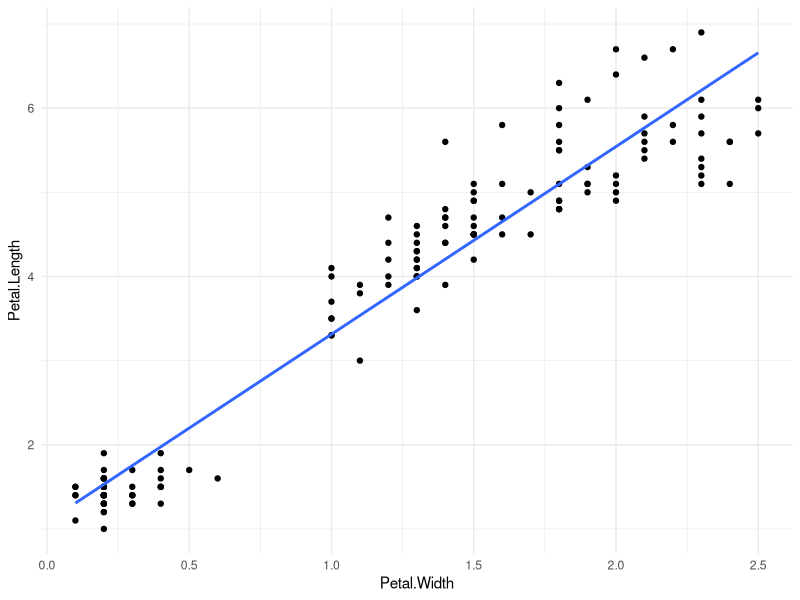
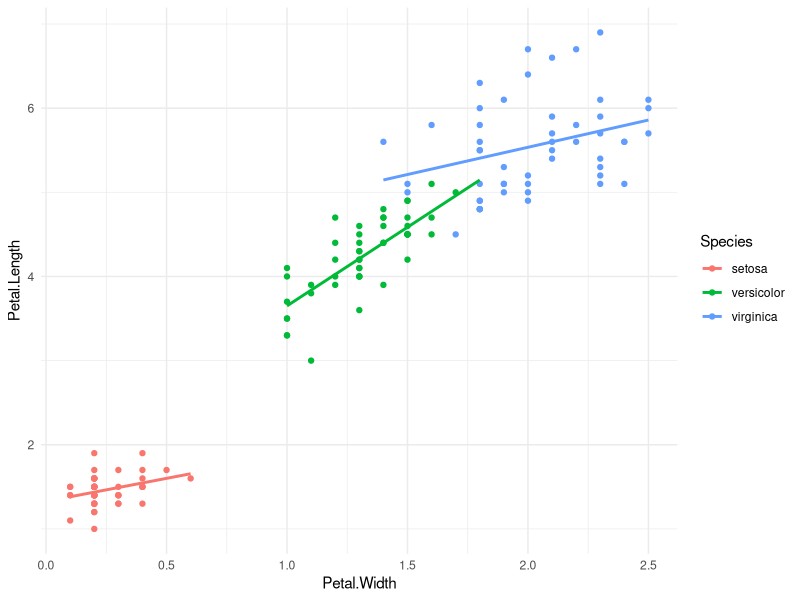
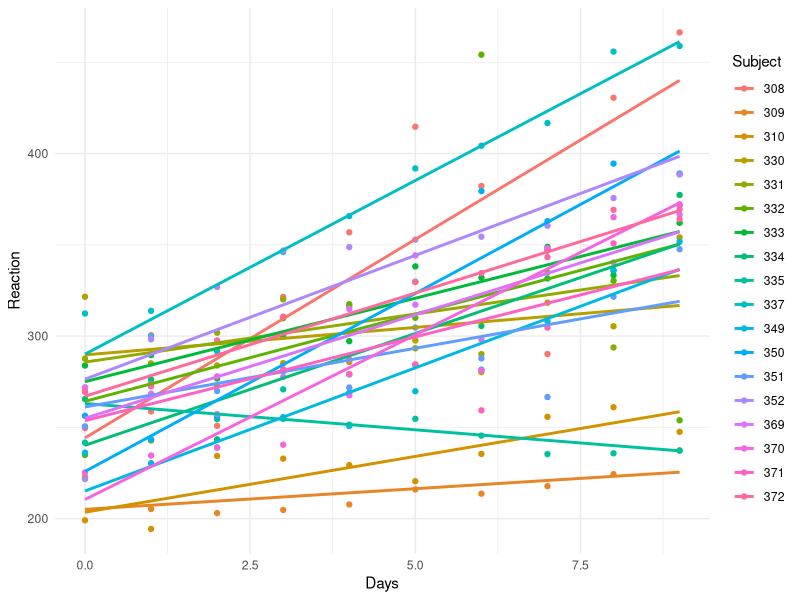

The R script that drew these images, in order:
## ---- chunk 1
library(lme4)
library(tidyverse)
## ---- chunk 2
iris <- iris
## ---- chunk 3
# start with the linear model
iris_linear <- lm(Petal.Length ~ Petal.Width, data = iris)
summary(iris_linear)

# is Petal.Width a good predictor of Petal.Length?

# plot the data to inspect
ggplot(iris, aes(x = Petal.Width, y = Petal.Length)) +
  geom_point() +
  geom_smooth(method = "lm", se = FALSE) +
  theme_minimal()

# plot again, with color = Species
ggplot(iris, aes(x = Petal.Width, y = Petal.Length, color = Species)) +
  geom_point() +
  geom_smooth(method = "lm", se = FALSE) +
  theme_minimal()

# now try the mixed effects model
iris_mixed_linear <- lmer(Petal.Length ~ Petal.Width + (1 | Species), data = iris) # note the addition of the RE!
summary(iris_mixed_linear)

# when you add Species as a random effect, is Petal.Width still a good predictor of Petal.Length?
# we can't say yet. calculating a p-value for mixed models is complex, so lme4 doesn't include them

# use lmerTest!
# install.packages("lmerTest")
library(lmerTest)

# run your lmer model again
iris_mixed_linear <- lmer(Petal.Length ~ Petal.Width + (1 | Species), data = iris) # note the addition of the RE!
summary(iris_mixed_linear)

# Now, what do you see?
## ---- chunk 4
sleepstudy <- sleepstudy

?sleepstudy

View(skim_sleep <- skimr::skim(sleepstudy))
## ---- chunk 5
ggplot(sleepstudy, aes(x = Days, y = Reaction, color = Subject)) +
  geom_point() +
  geom_smooth(method = "lm", se = FALSE) +
  theme_minimal()

# what does this show?
## ---- chunk 6
sleep_mixed_linear <- lmer(Reaction ~ Days + (1 | Subject), data = sleepstudy)
summary(sleep_mixed_linear)
## ---- chunk 7
sleep_linear <- lm(Reaction ~ Days, data = sleepstudy)
summary(sleep_linear)
## ---- chunk 8
sleepstudy$Impaired <- ifelse(sleepstudy$Reaction > 300, 1, 0)
## ---- chunk 9
sleep_mixed_logistic <- glmer(Impaired ~ Days + (1 | Subject), data = sleepstudy, family = binomial)
summary(sleep_mixed_logistic)
## ---- chunk 10
    exp(0.58523)
## ---- chunk 11
    exp(-3.19546)
